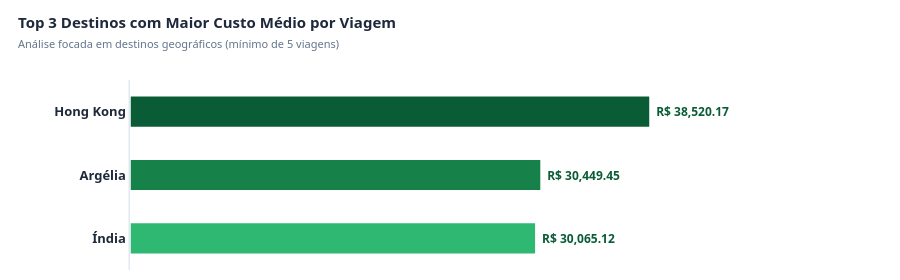

Notebook source saved alongside this figure:
### Markdown cell above
#### **P2. Quais são os 3 destinos com maior custo médio por viagem?**

### Code cell
# Nota de Arquitetura para destaque metodológico aos avaliadores
html_nota_arquitetura = """
<div style="font-family: 'Segoe UI', Arial, sans-serif; max-width: 900px; margin-bottom: 20px;">
    <div style="background-color: #f0fdfa; border-left: 5px solid #0d9488; padding: 14px 16px; border-radius: 4px; box-shadow: 0 1px 2px rgba(0,0,0,0.05);">
        <strong style="color: #115e59; font-size: 13.5px; display: flex; align-items: center;">
            🧠 Nota de Engenharia de Dados: Decisão de Granularidade Geográfica
        </strong>
        <p style="color: #115e59; margin: 6px 0 0 0; font-size: 12.5px; line-height: 1.5; text-align: justify;">
            Diferente de abordagens baseadas estritamente na granularidade de <b>cidades isoladas</b>, este projeto consolidou a análise no nível de <b>Estado (UF) e País</b>. 
            Esta decisão foi tomada com base em duas premissas críticas de modelagem:
            <br><br>
            1. <b>Mitigação de Outliers de Rota:</b> Agrupar por cidades brutas introduz severa distorção estatística causada por itinerários multipontos complexos e específicos que ocorrem uma única vez (volume = 1). Uma única viagem cara contendo múltiplos destinos infla a média da cidade artificialmente, jogando registros irrelevantes para o topo do ranking. 
            Além disso, foi definido um filtro de exclusão para destinos com menos de 5 viagens, garantindo que apenas localidades com amostragem estatisticamente significativa sejam consideradas.
            <br>
            2. <b>Consolidação Estatística (Visão Macro):</b> A unificação por Estado e País absorve a fragmentação das strings de viagens do Portal da Transparência, gerando <i>buckets</i> regionais limpos, consistentes e volumetricamente representativos para a tomada de decisão orçamentária.
        </p>
    </div>
</div>
"""
display(HTML(html_nota_arquitetura))

# Agrupamento utilizando a coluna física da Silver
q2 = df_viagem.groupby('destino_estado')['valor_total'].agg(['mean', 'count']).reset_index()

# Extração dinâmica dos dados de viagens Sigilosas para a Menção Honrosa
df_sigiloso = q2[q2['destino_estado'] == 'Sigiloso']
tem_sigiloso = not df_sigiloso.empty
percent = (df_sigiloso['count'].values[0] / q2['count'].sum()) * 100 if tem_sigiloso else 0

if tem_sigiloso:
    media_sigiloso = df_sigiloso['mean'].values[0]
    qtd_sigiloso = df_sigiloso['count'].values[0]

# Filtro do Top 3 Destinos Geográficos Reais
q2_filtrado = q2[
    (q2['count'] >= 5) & 
    (~q2['destino_estado'].isin(["Sigiloso", "Não Informado", "Não informado"]))
].sort_values(by='mean', ascending=False).head(3)

# Exibição de controle textual no console
print("=== P2: OS 3 DESTINOS GEOGRÁFICOS COM MAIOR CUSTO MÉDIO ===")
for idx, row in enumerate(q2_filtrado.itertuples(), 1):
    print(f"{idx}. {row.destino_estado:<25} | Custo Médio: R$ {row.mean:,.2f} ({row.count} viagens)")
if tem_sigiloso:
    print(f"[*] Menção Honrosa: Sigiloso | Custo Médio: R$ {media_sigiloso:,.2f} ({qtd_sigiloso} viagens)")

# Construção do Gráfico de Linha Limpa (Fundo Branco)
q2_grafico = q2_filtrado.sort_values(by='mean', ascending=True)
cores_premium_claro = ['#2eb872', '#16824a', '#0a5c36']

fig_p2 = go.Figure()

fig_p2.add_trace(go.Bar(
    y=q2_grafico['destino_estado'],
    x=q2_grafico['mean'],
    orientation='h',
    marker=dict(
        color=cores_premium_claro,
        line=dict(color='#ffffff', width=1.5)
    ),
    text=[f" <b>R$ {val:,.2f}</b> " for val in q2_grafico['mean']],
    textposition='outside',
    textfont=dict(color='#0a5c36', size=12, family="Segoe UI, Arial"),
    hovertemplate=(
        "<b>📍 Destino:</b> %{y}<br>"
        "<b>💵 Custo Médio:</b> R$ %{x:,.2f}<br>"
        "<b>✈️ Qtd. de Viagens:</b> %{customdata}<extra></extra>"
    ),
    customdata=q2_grafico['count'],
    width=0.5
))

fig_p2.update_traces(
    hoverlabel=dict(
        bgcolor="#1e293b",
        bordercolor="#e2e8f0",
        font=dict(color="#ffffff", size=12, family="Segoe UI, Arial"),
        align="left"
    )
)

fig_p2.update_layout(
    title=dict(
        text="<b>Top 3 Destinos com Maior Custo Médio por Viagem</b><br><span style='font-size: 11px; color: #64748b;'>Análise focada em destinos geográficos (mínimo de 5 viagens)</span>",
        font=dict(size=15, color='#1e293b', family="Segoe UI, Arial"),
        x=0.02,
        y=0.9
    ),
    template="plotly_white",
    paper_bgcolor="#ffffff",
    plot_bgcolor="#ffffff",
    height=280,
    margin=dict(l=130, r=120, t=80, b=10),
    showlegend=False,
    xaxis=dict(
        visible=False,
        range=[0, q2_grafico['mean'].max() * 1.25]
    ),
    yaxis=dict(
        showgrid=False,
        showline=True,
        linecolor="#e2e8f0",
        linewidth=1.5,
        tickfont=dict(size=13, color='#1e293b', family="Segoe UI, Arial", weight="bold")
    )
)

# Renderiza o gráfico
fig_p2.show()

# Inserção Visual da Menção Honrosa em HTML Padronizado
if tem_sigiloso:
    html_mencao = f"""
    <div style="font-family: 'Segoe UI', Arial, sans-serif; max-width: 900px; margin-top: 5px;">
        <div style="background-color: #f8fafc; border-left: 5px solid #475569; padding: 12px 16px; border-radius: 4px; box-shadow: 0 1px 2px rgba(0,0,0,0.05);">
            <strong style="color: #334155; font-size: 13.5px; display: flex; align-items: center;">
                🪪 Menção Honrosa de Auditoria: Operações de Caráter Sigiloso
            </strong>
            <p style="color: #475569; margin: 4px 0 0 0; font-size: 12.5px; line-height: 1.5;">
                Fora do escopo geográfico mapeado acima, a base de dados possui <b>{qtd_sigiloso:,}</b> viagens classificadas como  
                <span style="color: #1e293b; font-weight: bold;">"Informações protegidas por sigilo"</span></b> representando <b>{percent:.1f}%</b> das viagens totais. 
                Estas missões especiais de segurança nacional apresentam um custo médio expressivo de 
                <span style="color: #0f766e; font-weight: bold;">R$ {media_sigiloso:,.2f}</span> por ocorrência.
            </p>
        </div>
    </div>
    """
    display(HTML(html_mencao))

### Figure 1 — Plotly figure (JSON) as saved in the notebook; plotly's stock layout.template omitted (floating-point values rounded to 4 significant figures)
{"data": [{"customdata": [141, 9, 14], "hoverlabel": {"align": "left", "bgcolor": "#1e293b", "bordercolor": "#e2e8f0", "font": {"color": "#ffffff", "family": "Segoe UI, Arial", "size": 12}}, "hovertemplate": "<b>📍 Destino:</b> %{y}<br><b>💵 Custo Médio:</b> R$ %{x:,.2f}<br><b>✈️ Qtd. de Viagens:</b> %{customdata}<extra></extra>", "marker": {"color": ["#2eb872", "#16824a", "#0a5c36"], "line": {"color": "#ffffff", "width": 1.5}}, "orientation": "h", "text": [" <b>R$ 30,065.12</b> ", " <b>R$ 30,449.45</b> ", " <b>R$ 38,520.17</b> "], "textfont": {"color": "#0a5c36", "family": "Segoe UI, Arial", "size": 12}, "textposition": "outside", "type": "bar", "width": 0.5, "x": [30070.0, 30450.0, 38520.0], "y": ["Índia", "Argélia", "Hong Kong"]}], "layout": {"height": 280, "margin": {"b": 10, "l": 130, "r": 120, "t": 80}, "paper_bgcolor": "#ffffff", "plot_bgcolor": "#ffffff", "showlegend": false, "title": {"font": {"color": "#1e293b", "family": "Segoe UI, Arial", "size": 15}, "text": "<b>Top 3 Destinos com Maior Custo Médio por Viagem</b><br><span style='font-size: 11px; color: #64748b;'>Análise focada em destinos geográficos (mínimo de 5 viagens)</span>", "x": 0.02, "y": 0.9}, "xaxis": {"range": [0, 48150.0], "visible": false}, "yaxis": {"linecolor": "#e2e8f0", "linewidth": 1.5, "showgrid": false, "showline": true, "tickfont": {"color": "#1e293b", "family": "Segoe UI, Arial", "size": 13, "weight": "bold"}}}}
